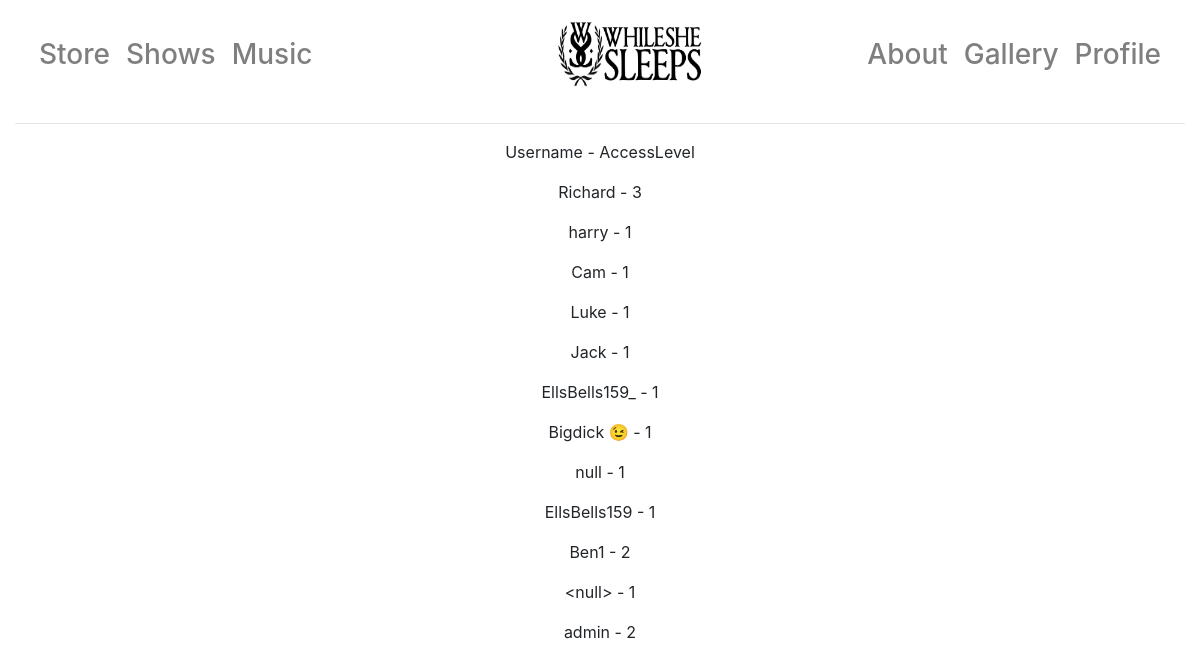
The app's page /owner/users (signed in), older data.
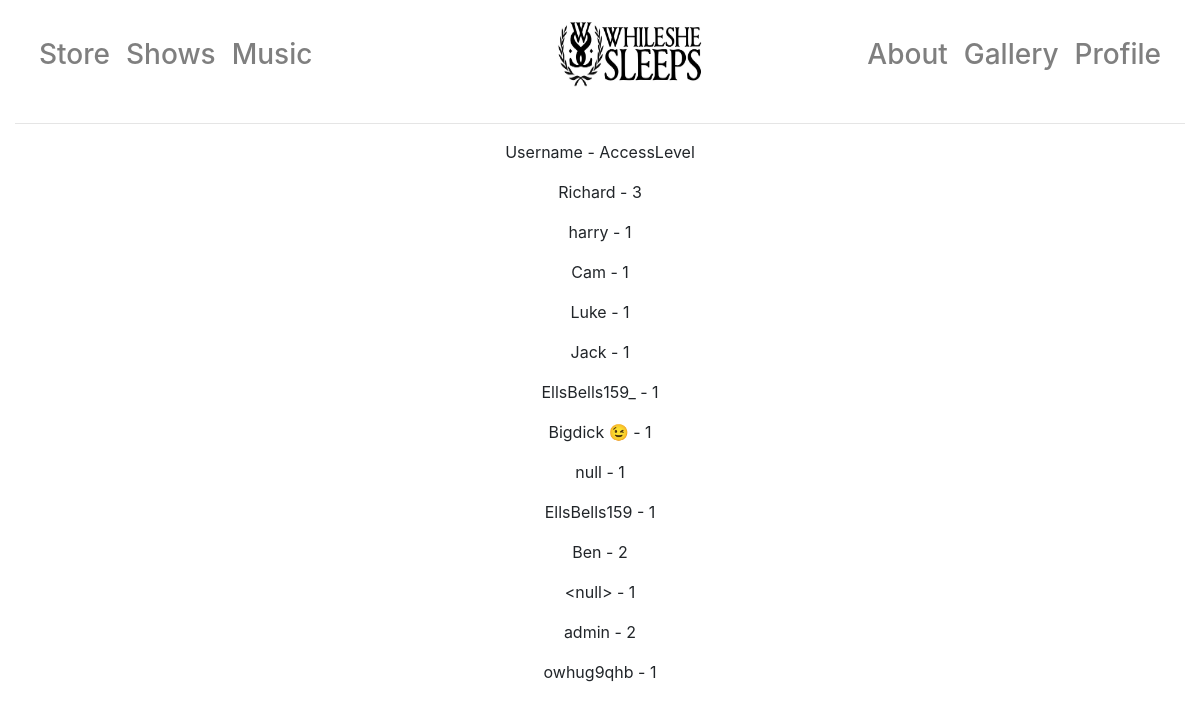
The same page, newer data.
### app/models.py (models this page shows, shortened)
class User(UserMixin, db.Model):
    id = db.Column(db.Integer, primary_key=True)
    username = db.Column(db.String(64), index=True, unique=True)
    email = db.Column(db.String(120), index=True, unique=True)
    password_hash = db.Column(db.String(128))
    name = db.Column(db.String(40), index=True)
    address1 = db.Column(db.String(40), index=True)
    address2 = db.Column(db.String(40), index=True)
    towncity = db.Column(db.String(40), index=True)
    postcode = db.Column(db.String(40), index=True)
    accesslevel = db.Column(db.Integer, index=True)

### app/routes.py (the view)
@app.route("/owner/users")
@login_required
def owner_users():
    if user_logged_in:
        for i in User.query.all():
            if i.username == current_user.username:
                if i.accesslevel == 3:
                    return render_template("user/all_users.html", title="Owner-", user = User.query.all())
                else:
                    return redirect(url_for("index"))
    else:
        return redirect(url_for("error_404"))

### app/models.py (called while the page is built)
@login.user_loader
def load_user(the_id):
    return User.query.get(int(the_id))

### app/templates/user/all_users.html
{% extends "layout.html" %}
{% block body %}
    <div class="text-center">
        <p>Username - AccessLevel</p>
    {% for i in user %}
        <p>{{ i.username }} - {{ i.accesslevel }}</p>
    {% endfor %}
    </div>
{% endblock %}

### app/templates/layout.html (shortened to what this page needs)
<!DOCTYPE html>
<html lang="en">
<head>
</head>
<body>
<div class="container" style="width: 100%">
    {% include"_navbar.html" %}
<hr>
    {% block body %}{% endblock %}
</div>
</body>
</html>

### app/templates/_navbar.html (shortened to what this page needs)
<nav class="navbar navbar-expand-md navbar-light bg-transparent mb-4">
      <div class="collapse navbar-collapse" id="navbarCollapse">
        <ul class="navbar-nav mr-auto">
          <li class="nav-item">
              <a class="nav-link" href="/store"><h1 style="font-size:175%;margin-top: 0.4em">Store</h1></a>
          </li>
          <li class="nav-item">
            <a class="nav-link" href="/shows"><h1 style="font-size:175%;margin-top: 0.4em">Shows</h1></a>
            <li class="nav-item">
                <a class="nav-link" href="/music"><h1 style="font-size:175%;margin-top: 0.4em">Music</h1></a>
            </li>
            <li class="nav-item">
            </li>
        </ul>
      <ul class="nav navbar-nav mr-auto">
            <li class="nav-item">
                <a class="nav-link" href="/"><img style="margin-right: 0" src="{{ url_for("static", filename="images/logowithtext.jpg") }}" width="150" height="75" alt="While She Sleeps"> </a>
            </li>
        </ul>
      <ul class="nav navbar-nav navbar-right">
          <li class="nav-item">
              <a class ="nav-link" href="/about"><h1 style="font-size:175%;text-align: right;margin-top: 0.4em">About</h1></a>
          </li>
            <li class="nav-item">
              <a class ="nav-link" href="/photos"><h1 style="font-size:175%;text-align: right;margin-top: 0.4em">Gallery</h1></a>
          </li>
            {% if current_user.is_anonymous %}
                <li class="nav-item">
                    <a class="nav-link" href="{{ url_for('login') }}"><h1 style="font-size:175%;text-align: right;margin-top: 0.4em">Login/SignUp</h1></a>
                </li>
            {% else %}
                <li class="nav-item">
                    <a class="nav-link" href="{{ url_for('profile', username=current_user.username) }}"><h1 style="font-size:175%;text-align: right;margin-top: 0.4em">Profile</h1></a>
                </li>
            {% endif %}
        </ul>
      </div>
    </nav>

### app/templates/layout.html (style rules this page uses)
:root { --blue:#007bff;--indigo:#6610f2;--purple:#6f42c1;--pink:#e83e8c;--red:#dc3545;--orange:#fd7e14;--yellow:#ffc107;--green:#28a745;--teal:#20c997;--cyan:#17a2b8;--white:#fff;--gray:#6c757d;--gray-dark:#343a40;--primary:#007bff;--secondary:#6c757d;--success:#28a745;--info:#17a2b8;--warning:#ffc107;--danger:#dc3545;--light:#f8f9fa;--dark:#343a40;--breakpoint-xs:0;--breakpoint-sm:576px;--breakpoint-md:768px;--breakpoint-lg:992px;--breakpoint-xl:1200px;--font-family-sans-serif:-apple-system,BlinkMacSystemFont,"Segoe UI",Roboto,"Helvetica Neue",Arial,sans-serif,"Apple Color Emoji","Segoe UI Emoji","Segoe UI Symbol";--font-family-monospace:SFMono-Regular,Menlo,Monaco,Consolas,"Liberation Mono","Courier New",monospace }
*,::after,::before { box-sizing:border-box }
html { font-family:sans-serif;line-height:1.15;-webkit-text-size-adjust:100%;-ms-text-size-adjust:100%;-ms-overflow-style:scrollbar;-webkit-tap-highlight-color:transparent }
article,aside,dialog,figcaption,figure,footer,header,hgroup,main,nav,section { display:block }
body { margin:0;font-family:-apple-system,BlinkMacSystemFont,"Segoe UI",Roboto,"Helvetica Neue",Arial,sans-serif,"Apple Color Emoji","Segoe UI Emoji","Segoe UI Symbol";font-size:1rem;font-weight:400;line-height:1.5;color:#212529;text-align:left;background-color:#fff }
hr { box-sizing:content-box;height:0;overflow:visible }
h1,h2,h3,h4,h5,h6 { margin-top:0;margin-bottom:.5rem }
p { margin-top:0;margin-bottom:1rem }
dl,ol,ul { margin-top:0;margin-bottom:1rem }
a { color:#007bff;text-decoration:none;background-color:transparent;-webkit-text-decoration-skip:objects }
img { vertical-align:middle;border-style:none }
.h1,.h2,.h3,.h4,.h5,.h6,h1,h2,h3,h4,h5,h6 { margin-bottom:.5rem;font-family:inherit;font-weight:500;line-height:1.2;color:inherit }
.h1,h1 { font-size:2.5rem }
hr { margin-top:1rem;margin-bottom:1rem;border:0;border-top:1px solid rgba(0,0,0,.1) }
.container { width:100%;padding-right:15px;padding-left:15px;margin-right:auto;margin-left:auto }
@media (min-width:576px) { .container { max-width:540px } }
@media (min-width:768px) { .container { max-width:720px } }
@media (min-width:992px) { .container { max-width:960px } }
@media (min-width:1200px) { .container { max-width:1920px } }
.collapse { display:none }
.nav { display:-webkit-box;display:-ms-flexbox;display:flex;-ms-flex-wrap:wrap;flex-wrap:wrap;padding-left:0;margin-bottom:0;list-style:none }
.nav-link { display:block;padding:.5rem 1rem }
.navbar { position:relative;display:-webkit-box;display:-ms-flexbox;display:flex;-ms-flex-wrap:wrap;flex-wrap:wrap;-webkit-box-align:center;-ms-flex-align:center;align-items:center;-webkit-box-pack:justify;-ms-flex-pack:justify;justify-content:space-between;padding:.5rem 1rem }
.navbar-nav { display:-webkit-box;display:-ms-flexbox;display:flex;-webkit-box-orient:vertical;-webkit-box-direction:normal;-ms-flex-direction:column;flex-direction:column;padding-left:0;margin-bottom:0;list-style:none }
.navbar-nav .nav-link { padding-right:0;padding-left:0 }
.navbar-collapse { -ms-flex-preferred-size:100%;flex-basis:100%;-webkit-box-flex:1;-ms-flex-positive:1;flex-grow:1;-webkit-box-align:center;-ms-flex-align:center;align-items:center }
@media (min-width:768px) { .navbar-expand-md { -webkit-box-orient:horizontal;-webkit-box-direction:normal;-ms-flex-flow:row nowrap;flex-flow:row nowrap;-webkit-box-pack:start;-ms-flex-pack:start;justify-content:flex-start } }
@media (min-width:768px) { .navbar-expand-md .navbar-nav { -webkit-box-orient:horizontal;-webkit-box-direction:normal;-ms-flex-direction:row;flex-direction:row } }
@media (min-width:768px) { .navbar-expand-md .navbar-nav .nav-link { padding-right:.5rem;padding-left:.5rem } }
@media (min-width:768px) { .navbar-expand-md .navbar-collapse { display:-webkit-box!important;display:-ms-flexbox!important;display:flex!important;-ms-flex-preferred-size:auto;flex-basis:auto } }
.navbar-light .navbar-nav .nav-link { color:rgba(0,0,0,.5) }
.bg-transparent { background-color:transparent!important }
.mb-4,.my-4 { margin-bottom:0rem!important }
.mr-auto,.mx-auto { margin-right:auto!important }

Row changes from the older to the newer data that the page shows:
changed User: username "Ben1" → "Ben"
added User: username "owhug9qhb", accesslevel "1"
